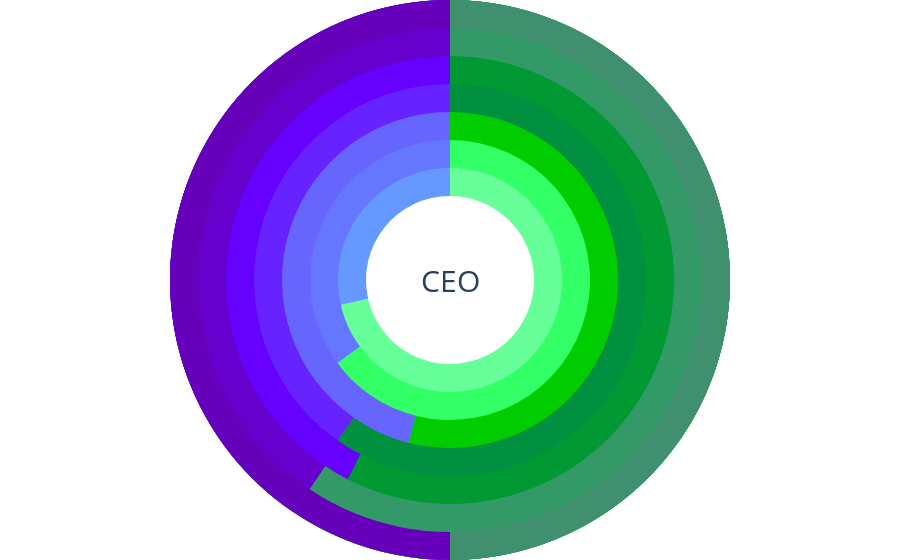

This figure's notebook cell:
### Code cell
fig2.update_layout(margin=dict(t=0, b=0, l=0, r=0))

### Figure 1 — Plotly figure (JSON) as saved in the notebook; plotly's stock layout.template omitted (floating-point values rounded to 4 significant figures)
{"data": [{"direction": "counterclockwise", "hole": 0.3, "hovertext": "Insert target here.", "labels": ["Male Executives", "Female Executives"], "marker": {"colors": ["#66ff99", "#6699ff"]}, "textinfo": "none", "textposition": "inside", "type": "pie", "values": [100, 40]}, {"direction": "counterclockwise", "hole": 0.4, "hovertext": "Insert target here.", "labels": ["Male Professionals", "Female Professionals"], "marker": {"colors": ["#33ff66", "#6677ff"]}, "textinfo": "none", "textposition": "inside", "type": "pie", "values": [18293, 9907]}, {"direction": "counterclockwise", "hole": 0.5, "hovertext": "Insert target here.", "labels": ["Male Managers", "Female Managers"], "marker": {"colors": ["#00cc00", "#6666ff"]}, "textinfo": "none", "textposition": "inside", "type": "pie", "values": [6155, 5250]}, {"direction": "counterclockwise", "hole": 0.6, "hovertext": "Insert target here.", "labels": ["Male Craft Workers", "Female Craft Workers"], "marker": {"colors": ["#019040", "#6622ff"]}, "textinfo": "none", "textposition": "inside", "type": "pie", "values": [11990, 8085]}, {"direction": "counterclockwise", "hole": 0.7, "hovertext": "Insert target here.", "labels": ["Male Sales Workers", "Female Sales Workers"], "marker": {"colors": ["#009933", "#6600ff"]}, "textinfo": "none", "textposition": "inside", "type": "pie", "values": [14685, 10830]}, {"direction": "counterclockwise", "hole": 0.8, "hovertext": "Insert target here.", "labels": ["Male Service Workers", "Female Service Workers"], "marker": {"colors": ["#339966", "#6600cc"]}, "textinfo": "none", "textposition": "inside", "type": "pie", "values": [284, 194]}, {"direction": "counterclockwise", "hole": 0.9, "hovertext": "Insert target here.", "labels": ["Male Graduate Target Intake", "Female Graduate Target Intake"], "marker": {"colors": ["#409070", "#6600bb"]}, "textinfo": "none", "textposition": "inside", "type": "pie", "values": [50, 50]}], "layout": {"annotations": [{"font": {"size": 30}, "showarrow": false, "text": "CEO", "x": 0.5, "y": 0.5}], "margin": {"b": 0, "l": 0, "r": 0, "t": 0}, "showlegend": false, "title": {"x": 0.5}}}
